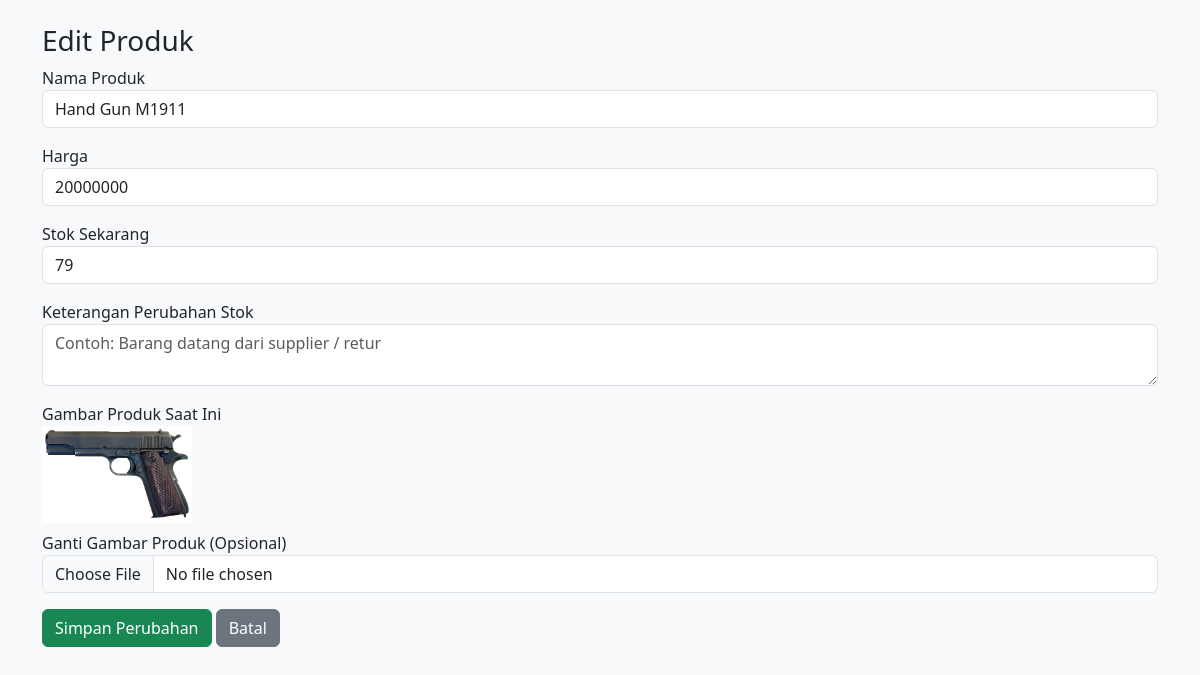
Screenshot of /edit_produk.php?id=1 (signed in) with the database file from the repository.
### tables this page shows
CREATE TABLE `produk` (
  `idproduk` int(10) NOT NULL,
  `idkategori` int(25) DEFAULT NULL,
  `namaproduk` varchar(25) NOT NULL,
  `gambarproduk` varchar(255) DEFAULT NULL,
  `deskripsi` text DEFAULT NULL,
  `harga` int(50) DEFAULT NULL,
  `tgblatihan` timestamp NOT NULL DEFAULT current_timestamp(),
  `foto` varchar(255) DEFAULT NULL,
  `stok` int(11) NOT NULL
);

### edit_produk.php (the view, shortened to what this page needs)
<?php
include 'koneksi.php';
$id = $_GET['id'];
$produk = mysqli_query($conn, "SELECT * FROM produk WHERE idproduk = '$id'");
$data = mysqli_fetch_assoc($produk);
?>
<!DOCTYPE html>
<html>
<head>
    <link rel="stylesheet" href="https://cdn.jsdelivr.net/npm/bootstrap@5.3.0/dist/css/bootstrap.min.css">
</head>
<body class="bg-light">
<div class="container mt-4">
    <h3>Edit Produk</h3>
    <form method="post" enctype="multipart/form-data">
        <div class="mb-3">
            <label>Nama Produk</label>
            <input type="text" name="namaproduk" class="form-control" value="<?= htmlspecialchars($data['namaproduk']) ?>" required>
        </div>
        <div class="mb-3">
            <label>Harga</label>
            <input type="number" name="harga" class="form-control" value="<?= $data['harga'] ?>" required>
        </div>
        <div class="mb-3">
            <label>Stok Sekarang</label>
            <input type="number" name="stok" class="form-control" value="<?= $data['stok'] ?>" required>
        </div>
        <div class="mb-3">
            <label>Keterangan Perubahan Stok</label>
            <textarea name="keterangan" class="form-control" placeholder="Contoh: Barang datang dari supplier / retur"></textarea>
        </div>
        <div class="mb-3">
            <label>Gambar Produk Saat Ini</label><br>
            <?php if ($data['foto']) : ?>
                <img src="uploads/<?= htmlspecialchars($data['foto']) ?>" alt="Gambar Produk" width="150" class="mb-2"><br>
            <?php endif; ?>
            <label>Ganti Gambar Produk (Opsional)</label>
            <input type="file" name="gambar" class="form-control">
        </div>
        <button type="submit" class="btn btn-success">Simpan Perubahan</button>
        <a href="produk.php" class="btn btn-secondary">Batal</a>
    </form>
</div>
</body>
</html>

### rows the page displays
produk: namaproduk "Hand Gun M1911", harga "20000000", stok "79", foto (picture)
